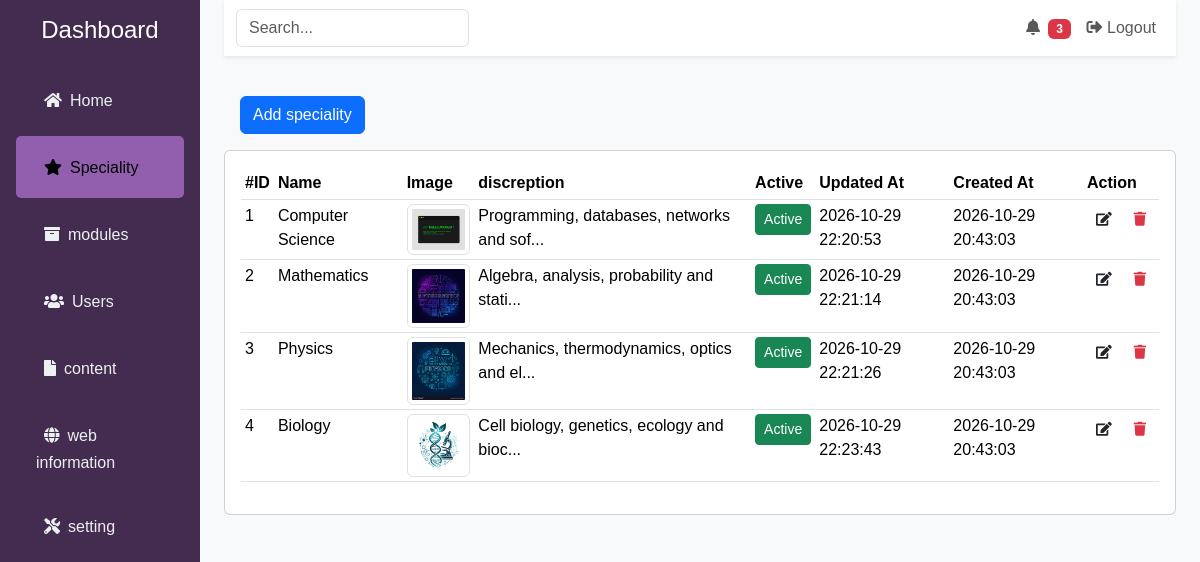
/admin/spc.php (signed in), run on the app's committed database.
### tables this page shows
CREATE TABLE `spc` (
  `id` int(10) UNSIGNED NOT NULL,
  `sname` varchar(150) NOT NULL,
  `disc` text DEFAULT NULL,
  `url_image` varchar(255) DEFAULT NULL,
  `active` tinyint(1) NOT NULL DEFAULT 1,
  `creat_at` datetime DEFAULT NULL,
  `update_at` datetime DEFAULT NULL
);

### admin/spc.php (the view, shortened to what this page needs)
<!DOCTYPE html>
<html lang="en">
<?php
require_once 'conf/header.php';
require_once 'conf/connection.php';
$qury = "SELECT * FROM spc";
$result = $conn->query($qury);
$nb = 1;
?>
<body>
    <div class="container-fluid">
        <div class="row">
            <?php require_once 'conf/sidebar.php' ?>
            <div class="col-md-9 ms-sm-auto col-lg-10 px-md-4">
                <?php require_once 'conf/navbar.php' ?>
                <div class="row">
                    <div class="col-lg-12">
                        <a href="sp_controleur.php" class="btn btn-primary m-3">Add speciality</a>
                    </div>
                </div>
                <div class="card">
                    <div class="card-body">
                        <div class="table-responsive">
                            <table class="table table-hover table-sm">
                                <thead>
                                    <tr>
                                        <th>#ID</th>
                                        <th>Name</th>
                                        <th>Image</th>
                                        <th>discreption</th>
                                        <th>Active</th>
                                        <th>Updated At</th>
                                        <th>Created At</th>
                                        <th>Action</th>
                                    </tr>
                                </thead>
                                <tbody>
                                    <?php while ($spc = $result->fetch_assoc()) { ?>
                                        <tr>
                                            <td><?= $nb++; ?></td>
                                            <td><?= htmlspecialchars($spc['sname']) ?></td>
                                            <td>
                                                <?php if ($spc['url_image']): ?>
                                                    <img src="<?= htmlspecialchars($spc['url_image']); ?>" ... alt="Image" class="img-thumbnail" height="90" width="70">
                                                <?php else: ?>
                                                    <span>No image</span>
                                                <?php endif; ?>
                                            </td>
                                            <td><?= substr($spc['disc'], 0, 40) . '...'  ?> </td>
                                            <td>
                                                <form action="sp_controleur.php" method="POST">
                                                    <button class="btn btn-sm <?= $spc['active'] ? 'btn-success' : 'btn-danger' ?>" type="submit">
                                                        <?= $spc['active'] ? 'Active' : 'Inactive' ?>
                                                    </button>
                                                </form>
                                            </td>
                                            <td><?= $spc['update_at'] ?? '-' ?></td>
                                            <td><?= $spc['creat_at'] ?? '-' ?></td>
                                            <td>
                                                <div class="d-flex gap-1">
                                                    <a href="sp_controleur.php?edit=<?= $spc['id'] ?>" class="btn btn-sm">
                                                        <i class="fas fa-edit "></i>
                                                    </a>
                                                    <form action="sp_controleur.php" method="POST" style="display:inline;">
                                                        <button class="btn btn-sm " type="submit" onclick="return confirm('Are you sure?')">
                                                            <i class="fas fa-trash text-danger"></i>
                                                        </button>
                                                    </form>
                                                </div>
                                            </td>
                                        </tr>
                                    <?php } ?>
                                </tbody>
                            </table>
                        </div>
                    </div>
                </div>
            </div>
        </div>
    </div>
    <?php require_once 'conf/footer.php' ?>
</body>
</html>

### admin/css/style.css (style rules this page uses)
body { background: rgb(255, 254, 254); }

### admin/conf/header.php (style rules this page uses)
body { background: #f8f9fa; font-family: Verdana, Geneva, sans-serif; }

### data on the page
spc: sname "Computer Science", url_image (picture), disc "Programming, databases, networks and sof", active "Active", update_at "2026-10-29 22:20:53", creat_at "2026-10-29 20:43:03"
spc: sname "Mathematics", url_image (picture), disc "Algebra, analysis, probability and stati", active "Active", update_at "2026-10-29 22:21:14", creat_at "2026-10-29 20:43:03"
spc: sname "Physics", url_image (picture), disc "Mechanics, thermodynamics, optics and el", active "Active", update_at "2026-10-29 22:21:26", creat_at "2026-10-29 20:43:03"
spc: sname "Biology", url_image (picture), disc "Cell biology, genetics, ecology and bioc", active "Active", update_at "2026-10-29 22:23:43", creat_at "2026-10-29 20:43:03"
